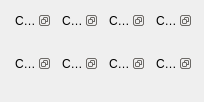
     <widget class="QWidget" name="TabWidget_1Page1">
      <attribute name="title">
       <string>Cameras</string>
      </attribute>
      <layout class="QGridLayout" name="gridLayout_10">
       <item row="0" column="0">
        <widget class="QDockWidget" name="dockWidget_1">
         <property name="features">
          <set>QDockWidget::DockWidgetFloatable|QDockWidget::DockWidgetMovable</set>
         </property>
         <property name="windowTitle">
          <string>CAM 1</string>
         </property>
         <widget class="QWidget" name="dockWidgetContents_1">
          <layout class="QGridLayout" name="gridLayout">
           <item row="0" column="0">
            <widget class="QWidget" name="w_Img_1" native="true">
             <property name="minimumSize">
              <size>
               <width>0</width>
               <height>0</height>
              </size>
             </property>
             <property name="styleSheet">
              <string notr="true">background: dark blue</string>
             </property>
            </widget>
           </item>
          </layout>
         </widget>
        </widget>
       </item>
       <item row="0" column="1">
        <widget class="QDockWidget" name="dockWidget_2">
         <property name="features">
          <set>QDockWidget::DockWidgetFloatable|QDockWidget::DockWidgetMovable</set>
         </property>
         <property name="windowTitle">
          <string>CAM 2</string>
         </property>
         <widget class="QWidget" name="dockWidgetContents_2">
          <layout class="QGridLayout" name="gridLayout_2">
           <item row="0" column="0">
            <widget class="QWidget" name="w_Img_2" native="true">
             <property name="minimumSize">
              <size>
               <width>0</width>
               <height>0</height>
              </size>
             </property>
             <property name="styleSheet">
              <string notr="true">background: dark blue</string>
             </property>
            </widget>
           </item>
          </layout>
         </widget>
        </widget>
       </item>
       <item row="0" column="2">
        <widget class="QDockWidget" name="dockWidget_3">
         <property name="features">
          <set>QDockWidget::DockWidgetFloatable|QDockWidget::DockWidgetMovable</set>
         </property>
         <property name="windowTitle">
          <string>CAM 3</string>
         </property>
         <widget class="QWidget" name="dockWidgetContents_3">
          <layout class="QGridLayout" name="gridLayout_3">
           <item row="0" column="0">
            <widget class="QWidget" name="w_Img_3" native="true">
             <property name="minimumSize">
              <size>
               <width>0</width>
               <height>0</height>
              </size>
             </property>
             <property name="styleSheet">
              <string notr="true">background: dark blue</string>
             </property>
            </widget>
           </item>
          </layout>
         </widget>
        </widget>
       </item>
       <item row="0" column="3">
        <widget class="QDockWidget" name="dockWidget_4">
         <property name="features">
          <set>QDockWidget::DockWidgetFloatable|QDockWidget::DockWidgetMovable</set>
         </property>
         <property name="windowTitle">
          <string>CAM 4</string>
         </property>
         <widget class="QWidget" name="dockWidgetContents_4">
          <layout class="QGridLayout" name="gridLayout_4">
           <item row="0" column="0">
            <widget class="QWidget" name="w_Img_4" native="true">
             <property name="minimumSize">
              <size>
               <width>0</width>
               <height>0</height>
              </size>
             </property>
             <property name="styleSheet">
              <string notr="true">background: dark blue</string>
             </property>
            </widget>
           </item>
          </layout>
         </widget>
        </widget>
       </item>
       <item row="1" column="0">
        <widget class="QDockWidget" name="dockWidget_5">
         <property name="features">
          <set>QDockWidget::DockWidgetFloatable|QDockWidget::DockWidgetMovable</set>
         </property>
         <property name="windowTitle">
          <string>CAM 5</string>
         </property>
         <widget class="QWidget" name="dockWidgetContents_5">
          <layout class="QGridLayout" name="gridLayout_5">
           <item row="0" column="0">
            <widget class="QWidget" name="w_Img_5" native="true">
             <property name="minimumSize">
              <size>
               <width>0</width>
               <height>0</height>
              </size>
             </property>
             <property name="styleSheet">
              <string notr="true">background: dark blue</string>
             </property>
            </widget>
           </item>
          </layout>
         </widget>
        </widget>
       </item>
       <item row="1" column="1">
        <widget class="QDockWidget" name="dockWidget_6">
         <property name="features">
          <set>QDockWidget::DockWidgetFloatable|QDockWidget::DockWidgetMovable</set>
         </property>
         <property name="windowTitle">
          <string>CAM 6</string>
         </property>
         <widget class="QWidget" name="dockWidgetContents_6">
          <layout class="QGridLayout" name="gridLayout_6">
           <item row="0" column="0">
            <widget class="QWidget" name="w_Img_6" native="true">
             <property name="minimumSize">
              <size>
               <width>0</width>
               <height>0</height>
              </size>
             </property>
             <property name="styleSheet">
              <string notr="true">background: dark blue</string>
             </property>
            </widget>
           </item>
          </layout>
         </widget>
        </widget>
       </item>
       <item row="1" column="2">
        <widget class="QDockWidget" name="dockWidget_7">
         <property name="features">
          <set>QDockWidget::DockWidgetFloatable|QDockWidget::DockWidgetMovable</set>
         </property>
         <property name="windowTitle">
          <string>CAM 7</string>
         </property>
         <widget class="QWidget" name="dockWidgetContents_7">
          <layout class="QGridLayout" name="gridLayout_7">
           <item row="0" column="0">
            <widget class="QWidget" name="w_Img_7" native="true">
             <property name="minimumSize">
              <size>
               <width>0</width>
               <height>0</height>
              </size>
             </property>
             <property name="styleSheet">
              <string notr="true">background: dark blue</string>
             </property>
            </widget>
           </item>
          </layout>
         </widget>
        </widget>
       </item>
       <item row="1" column="3">
        <widget class="QDockWidget" name="dockWidget_8">
         <property name="features">
          <set>QDockWidget::DockWidgetFloatable|QDockWidget::DockWidgetMovable</set>
         </property>
         <property name="windowTitle">
          <string>CAM 8</string>
         </property>
         <widget class="QWidget" name="dockWidgetContents_8">
          <layout class="QGridLayout" name="gridLayout_8">
           <item row="0" column="0">
            <widget class="QWidget" name="w_Img_8" native="true">
             <property name="minimumSize">
              <size>
               <width>0</width>
               <height>0</height>
              </size>
             </property>
             <property name="styleSheet">
              <string notr="true">background: dark blue</string>
             </property>
            </widget>
           </item>
          </layout>
         </widget>
        </widget>
       </item>
      </layout>
     </widget>
